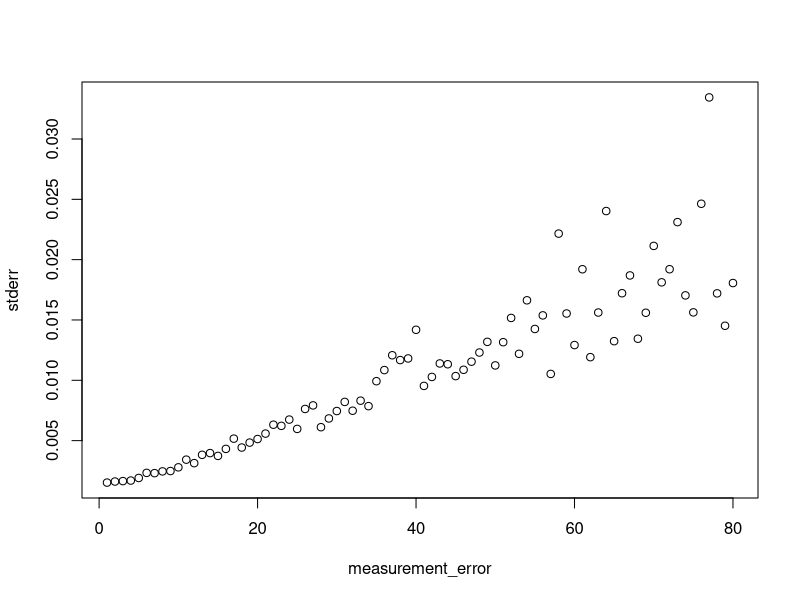
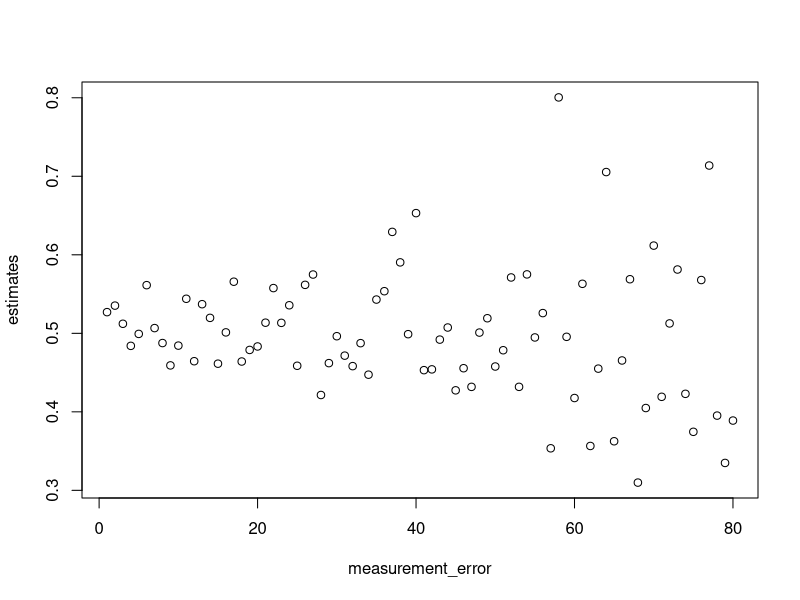
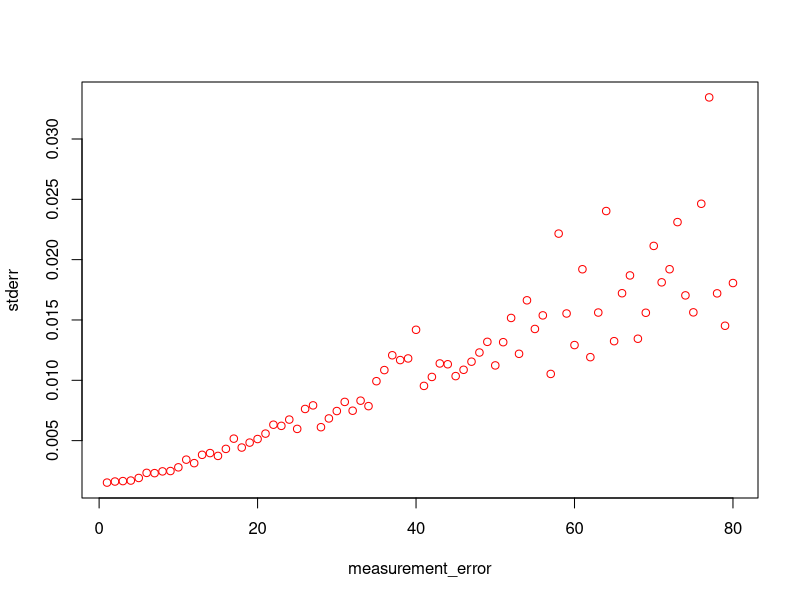
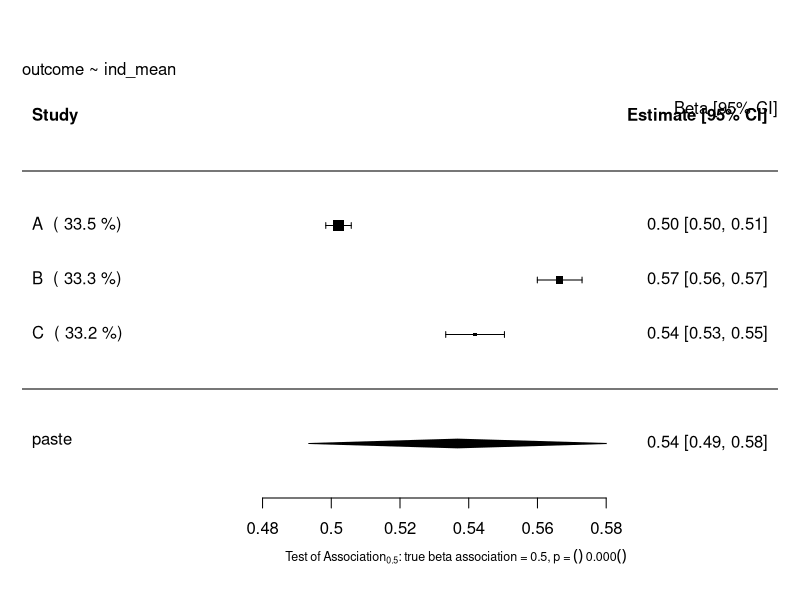

Generate these figures, in order, with R:
# Investigation into Data Agreement as Weighting System
## Author: Paul Scherer
##         Tom Bishop
## Institute: University of Cambridge MRC Epidemiology Unit 
## Date: 4.09.2017

# Title: Battling Regression Dilution with Spear(man's) Correlation.

# # Setting up experiment.
# 1. Define 'true' relationship to generate the data.
# 2. Generate base and validation data. (Problem Point 1 for implementation and assumptions). With different measurement errors. More random measurement error in the exposure causes regression dilution (more wrong estimates), and surer standard errors destroying all that is good with meta analyses. 
#   - Doing the meta analysis with the heavily diluted studies will give them the higher weighting in a REM, for all things controlled.

# # Method
# 1. Calculate agreement of the ordinal base variable and gold standard in the validation study. Using Pearson, Spearman, Whitney Mann or Kendall-Tau
# 2. Use the agreement as a rating of how good the study is. Divide number of study participants as part of the whole and normalize this value to rest of group.
# 3. Use normalized value of 

# # Results
# There is no way to judge except by eye or some automation

# # Conclusion
# Meta Analyses in particular individual level (repooled analyses) and federated harmonisation exercises should be done in this new way to battle regression dilution via bad measurement.





# Set up the Data

## We pull raw gold standard data from a normal distribution representing the amount of Physical Activity a person does
## A study attempts to record this with a device that has a set amount of random measurement error, and then
## puts this measurement into one of n indices of exposure, this is done for sample of raw data.

## the gold standard data has a set true linear relationship with some continous "outcome". We know that the backtransformation
## of index values to the level of the gold standard variable introduces regression dilution due to the random measurement error
## introduced at the measurement stage. We investigate, all things kept constant, whether changing the number of n
## indices introduces more regression dilution to the correclation coefficient between the backtransformed activity level.

library(ggplot2)
library(reshape2)
library(parallel)
library(stats)
library(metafor)

# Raw Data Set Properties
trueBeta = 0.5
constant = 20

study_size = 20000
raw_mean = 40
raw_stdev = 15

# Simple creation of the raw data and the related outcome without error
raw_data = data.frame(gold = rnorm(n = study_size, mean = raw_mean, sd = raw_stdev))
raw_data$outcome = (trueBeta*raw_data$gold) + constant

###############################################################################
########################### Functions #########################################
###############################################################################

createStudyData <- function(raw_data, measurement_error, number_of_indices){
    exposure_error = rnorm(n = study_size, mean = 0, sd = measurement_error)
    raw_data$exposure_measured = raw_data$gold + exposure_error
    raw_data$index = cut_number(x = raw_data$exposure_measured,n = number_of_indices, labels =FALSE)
    # raw_data$index = kmeans(x = raw_data$exposure_measured, centers = number_of_indices, iter.max = 100)
    raw_data = raw_data[with(raw_data, order(index)),]
    return(raw_data)
}

createValidationData <- function(val_size, measurement_error, number_of_indices) {
    validation_data = data.frame(gold =  rnorm(n = val_size, mean = raw_mean, sd = raw_stdev))
    exposure_error = rnorm(n = val_size, mean = 0, sd = measurement_error)
    validation_data$exposure_measured = validation_data$gold + exposure_error
    validation_data$index = cut_number(x = validation_data$exposure_measured,n = number_of_indices, labels =FALSE)
    return (validation_data)
}

createMeansList <- function(data, number_of_indices) {
    meansList = vector(mode="list", length = number_of_indices)
    for (i in 1:number_of_indices) {
        meansList[i] = mean(unname(unlist((split(x=data$gold, f= as.factor(data$index)))[i])))
    }
    return(meansList)
}

#######################################################################################
########################### Motivation of the Problem #################################
#######################################################################################
## Setting up the Studies
# General Parameters
numLevels = 4
validation_size = 400


# Study A
measureError_A = 5
studyData_A = createStudyData(raw_data = raw_data, measurement_error = measureError_A, number_of_indices = numLevels)
validation_data_A = createValidationData(val_size = validation_size, measurement_error = measureError_A, number_of_indices = numLevels )
validation_means_A = createMeansList(validation_data_A, numLevels)

# Study B
measureError_B = 10
studyData_B = createStudyData(raw_data = raw_data, measurement_error = measureError_B, number_of_indices = numLevels)
validation_data_B = createValidationData(val_size = validation_size, measurement_error = measureError_B, number_of_indices = numLevels )
validation_means_B = createMeansList(validation_data_B, numLevels)

# Study C
measureError_C = 15
studyData_C = createStudyData(raw_data = raw_data, measurement_error = measureError_C, number_of_indices = numLevels)
validation_data_C = createValidationData(val_size = validation_size, measurement_error = measureError_C, number_of_indices = numLevels )
validation_means_C = createMeansList(validation_data_C, numLevels)

## Transformation and Regression using Index Means
# Study A
studyData_A$ind_mean <- unlist(lapply(X=studyData_A$index, FUN=function(index_val){
    output =  validation_means_A[index_val]
}))
lm_A <- lm(formula=outcome~ind_mean, data=studyData_A)
estimate_A = lm_A$coefficients["ind_mean"]
stdError_A = summary(lm_A)$coefficients["ind_mean","Std. Error"]

# Study B
studyData_B$ind_mean <- unlist(lapply(X=studyData_B$index, FUN=function(index_val){
    output =  validation_means_B[index_val]
}))
lm_B <- lm(formula=outcome~ind_mean, data=studyData_B)
estimate_B = lm_B$coefficients["ind_mean"]
stdError_B = summary(lm_B)$coefficients["ind_mean","Std. Error"]

# Study C
studyData_C$ind_mean <- unlist(lapply(X=studyData_C$index, FUN=function(index_val){
    output =  validation_means_C[index_val]
}))
lm_C <- lm(formula=outcome~ind_mean, data=studyData_C)
estimate_C = lm_C$coefficients["ind_mean"]
stdError_C = summary(lm_C)$coefficients["ind_mean","Std. Error"]

## Graphing Standard Error as a function of Measurement Error
upperbound = 80
stdErrorNuggets = vector("numeric", length = upperbound)
estimatesNuggets = vector("numeric", length = upperbound)
for (measureError_Nuggets in 1:upperbound) {
    studyData_graph = createStudyData(raw_data = raw_data, measurement_error = measureError_Nuggets, number_of_indices = numLevels)
    validation_data_graph = createValidationData(val_size = validation_size, measurement_error = measureError_Nuggets, number_of_indices = numLevels )
    validation_means_graph = createMeansList(validation_data_graph, numLevels)

    studyData_graph$ind_mean <- unlist(lapply(X=studyData_graph$index, FUN=function(index_val){
        output =  validation_means_graph[index_val]
    }))
    lm_graph <- lm(formula=outcome~ind_mean, data=studyData_graph)
    estimate_graph = lm_graph$coefficients["ind_mean"]
    stdError_graph = summary(lm_graph)$coefficients["ind_mean","Std. Error"]
    stdErrorNuggets[measureError_Nuggets] = stdError_graph
    estimatesNuggets[measureError_Nuggets] = estimate_graph
}
plot(x = (1:upperbound), y = stdErrorNuggets, xlab = "measurement_error", ylab = "stderr")
plot(x = (1:upperbound), y = estimatesNuggets, xlab = "measurement_error", ylab = "estimates")

plot(x = (1:upperbound), y = stdErrorNuggets, xlab = "measurement_error", ylab = "stderr", col = "red")
points(x = (1:upperbound), y = estimatesNuggets, xlab = "measurement_error", ylab = "estimates", col = "green")


## Random Effects Model Forest Plot Before Reweighting

estimates = c(estimate_A, estimate_B, estimate_C)
stand_errs = c(stdError_A, stdError_B, stdError_C)
labels = c("A","B","C")
res <- rma(yi = estimates, sei = stand_errs, method='DL', slab = labels)
weights_res <- weights.rma.uni(res)

# Forest Plot
res$slab <- paste(res$slab, " (", round(weights.rma.uni(res),digits=1), "%)")
fmla = as.formula(outcome~ind_mean)
forest(res, mlab=bquote(paste('Overall (I'^2*' = ', .(round(res$I2)),'%, p = ',
    .(sprintf("%.3f", round(res$QEp,3))),')')),
xlab=bquote(paste('Test of Association'[0.5]*': true beta association = 0.5, p = ',
    .(sprintf("%.3f", round(res$pval,3))))), cex=1, cex.lab=0.75, cex.axis=1)
usr <- par("usr")
text(usr[2], usr[4], "Beta [95% CI]", adj = c(1, 4),cex=1)
text(usr[1], usr[4], paste0(gsub(paste0("Study Data","\\$"),"", deparse(fmla)),collapse="\n"), adj = c( 0, 1 ),cex=1)


## Calculating Tau coefficient for weighting

## Reweighting and Weight Renormalizing.

## Random Effects Model Forest Plot After Reweighting
